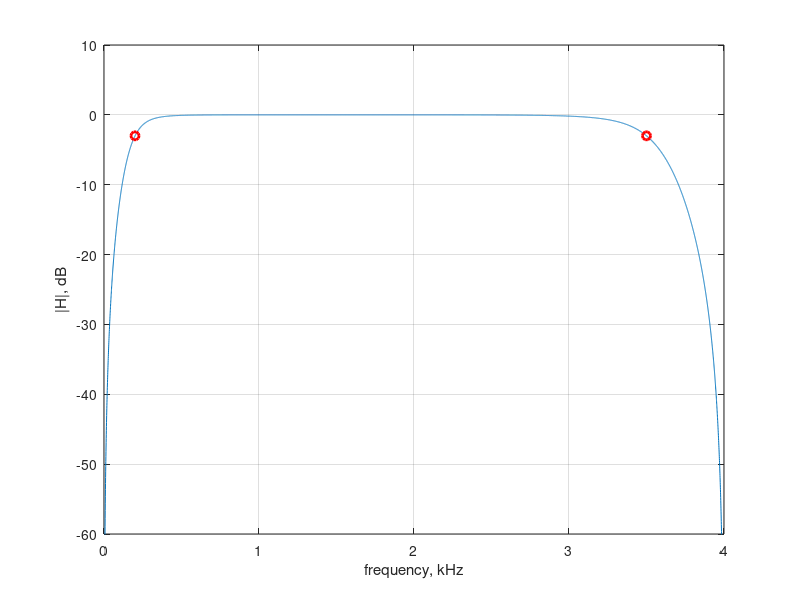

MATLAB code for this plot:
% Ref.: Designing a Digital filter from given Transfer function ? Coefficient Calculation ?
% URL: https://www.mathworks.com/matlabcentral/answers/83094-designing-a-digital-filter-from-given-transfer-function-coefficient-calculation

clc; clear; close all;
 fs = 8e3;
 fc = [200 3.5e3];
 order = 2;
 % b - nominator of complex transfer function; a - denominator;
 [b, a] = butter(order, 2*fc/fs, 'bandpass');
 disp([{'Numerator'} num2str(b); {'Denominator'} num2str(a)])
 %%check
 f = fs/2*linspace(0, 1, 8192);
 h = freqz(b,a, 8192);
 K_dB = 20*log10(abs(h));
 plot(f/1e3, K_dB, fc/1e3, [-3 -3], 'or', 'LineWidth', 2); grid on;
 xlabel('frequency, kHz'); ylabel('|H|, dB')
 axis([min(f/1e3) max(f/1e3) -60 10])